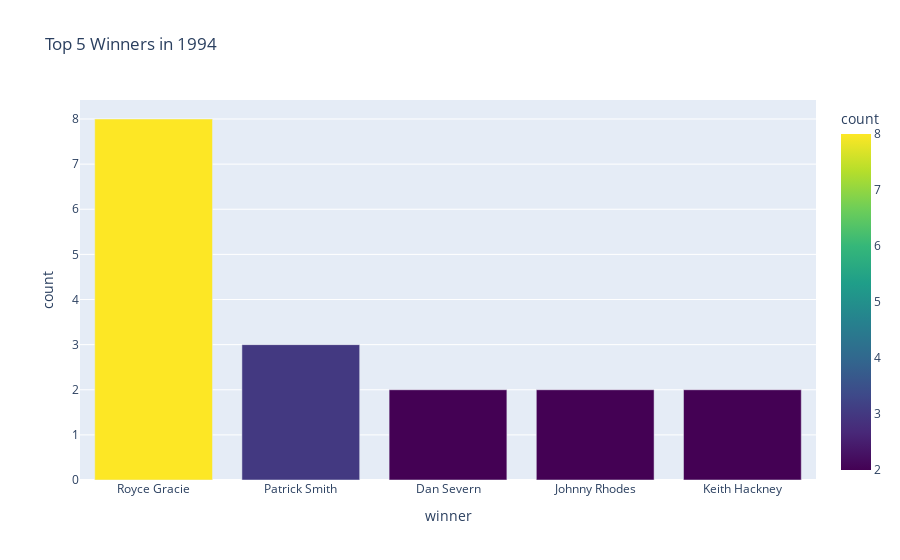
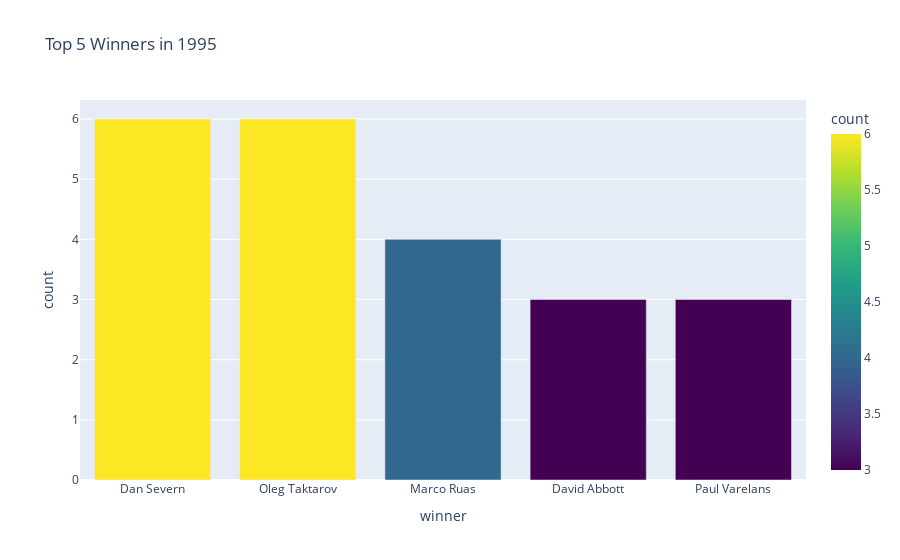
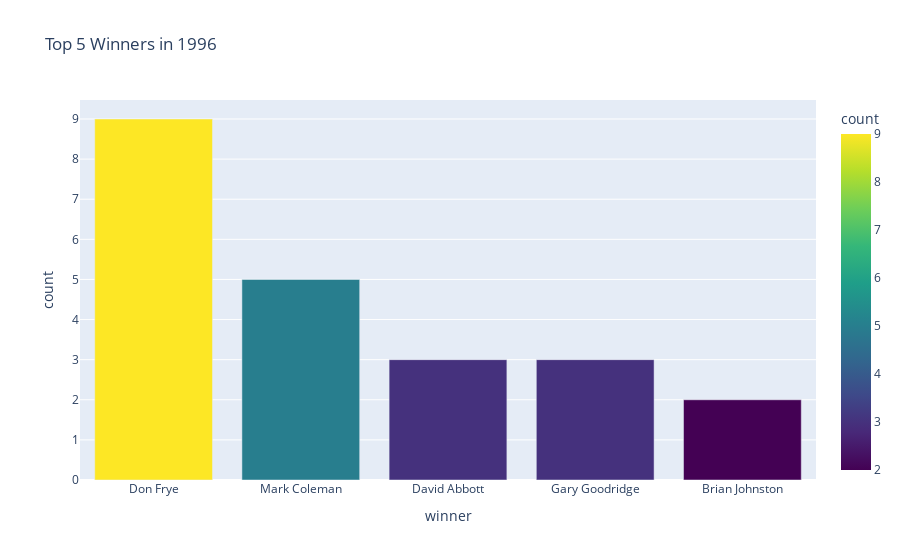
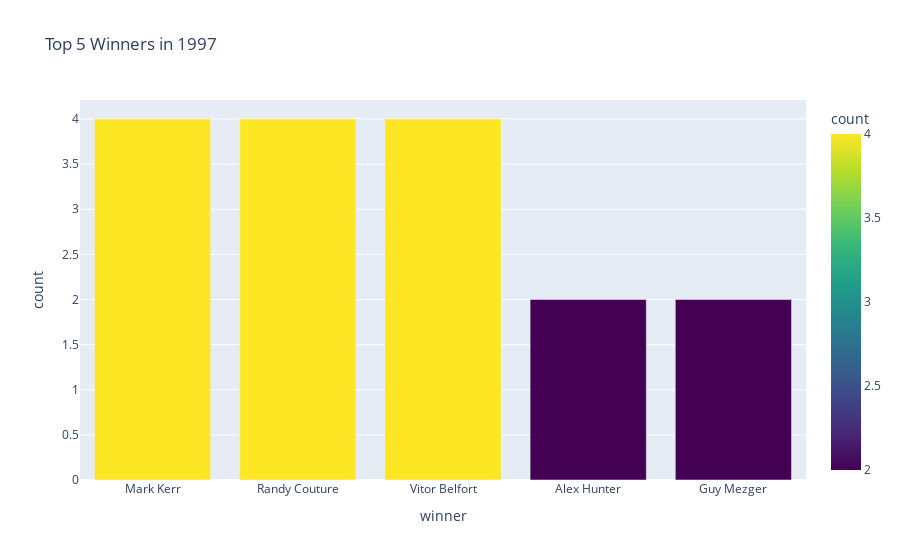

The notebook cell these images were saved under, in order:
### Code cell
import plotly.express as px

for year in top_5_fighter_y_top5['year'].unique():
    year_data = top_5_fighter_y_top5[top_5_fighter_y_top5['year'] == year]

    fig = px.bar(
        year_data,
        x='winner',
        y='count',
        title=f'Top 5 Winners in {year}',
        color='count',
        color_continuous_scale='viridis'
    )

    fig.update_layout(showlegend=False)

    fig.show()

### Figure 1 — Plotly figure (JSON) as saved in the notebook; plotly's stock layout.template omitted (floating-point values rounded to 4 significant figures)
{"data": [{"hovertemplate": "winner=%{x}<br>count=%{marker.color}<extra></extra>", "legendgroup": "", "marker": {"color": [8, 3, 2, 2, 2], "coloraxis": "coloraxis", "pattern": {"shape": ""}}, "name": "", "orientation": "v", "showlegend": false, "textposition": "auto", "type": "bar", "x": ["Royce Gracie", "Patrick Smith", "Dan Severn", "Johnny Rhodes", "Keith Hackney"], "xaxis": "x", "y": [8, 3, 2, 2, 2], "yaxis": "y"}], "layout": {"barmode": "relative", "coloraxis": {"colorbar": {"title": {"text": "count"}}, "colorscale": [[0, "#440154"], [0.1111, "#482878"], [0.2222, "#3e4989"], [0.3333, "#31688e"], [0.4444, "#26828e"], [0.5556, "#1f9e89"], [0.6667, "#35b779"], [0.7778, "#6ece58"], [0.8889, "#b5de2b"], [1, "#fde725"]]}, "legend": {"tracegroupgap": 0}, "showlegend": false, "title": {"text": "Top 5 Winners in 1994"}, "xaxis": {"anchor": "y", "domain": [0, 1], "title": {"text": "winner"}}, "yaxis": {"anchor": "x", "domain": [0, 1], "title": {"text": "count"}}}}

### Figure 2 — Plotly figure (JSON) as saved in the notebook; plotly's stock layout.template omitted (floating-point values rounded to 4 significant figures)
{"data": [{"hovertemplate": "winner=%{x}<br>count=%{marker.color}<extra></extra>", "legendgroup": "", "marker": {"color": [6, 6, 4, 3, 3], "coloraxis": "coloraxis", "pattern": {"shape": ""}}, "name": "", "orientation": "v", "showlegend": false, "textposition": "auto", "type": "bar", "x": ["Dan Severn", "Oleg Taktarov", "Marco Ruas", "David Abbott", "Paul Varelans"], "xaxis": "x", "y": [6, 6, 4, 3, 3], "yaxis": "y"}], "layout": {"barmode": "relative", "coloraxis": {"colorbar": {"title": {"text": "count"}}, "colorscale": [[0, "#440154"], [0.1111, "#482878"], [0.2222, "#3e4989"], [0.3333, "#31688e"], [0.4444, "#26828e"], [0.5556, "#1f9e89"], [0.6667, "#35b779"], [0.7778, "#6ece58"], [0.8889, "#b5de2b"], [1, "#fde725"]]}, "legend": {"tracegroupgap": 0}, "showlegend": false, "title": {"text": "Top 5 Winners in 1995"}, "xaxis": {"anchor": "y", "domain": [0, 1], "title": {"text": "winner"}}, "yaxis": {"anchor": "x", "domain": [0, 1], "title": {"text": "count"}}}}

### Figure 3 — Plotly figure (JSON) as saved in the notebook; plotly's stock layout.template omitted (floating-point values rounded to 4 significant figures)
{"data": [{"hovertemplate": "winner=%{x}<br>count=%{marker.color}<extra></extra>", "legendgroup": "", "marker": {"color": [9, 5, 3, 3, 2], "coloraxis": "coloraxis", "pattern": {"shape": ""}}, "name": "", "orientation": "v", "showlegend": false, "textposition": "auto", "type": "bar", "x": ["Don Frye", "Mark Coleman", "David Abbott", "Gary Goodridge", "Brian Johnston"], "xaxis": "x", "y": [9, 5, 3, 3, 2], "yaxis": "y"}], "layout": {"barmode": "relative", "coloraxis": {"colorbar": {"title": {"text": "count"}}, "colorscale": [[0, "#440154"], [0.1111, "#482878"], [0.2222, "#3e4989"], [0.3333, "#31688e"], [0.4444, "#26828e"], [0.5556, "#1f9e89"], [0.6667, "#35b779"], [0.7778, "#6ece58"], [0.8889, "#b5de2b"], [1, "#fde725"]]}, "legend": {"tracegroupgap": 0}, "showlegend": false, "title": {"text": "Top 5 Winners in 1996"}, "xaxis": {"anchor": "y", "domain": [0, 1], "title": {"text": "winner"}}, "yaxis": {"anchor": "x", "domain": [0, 1], "title": {"text": "count"}}}}

### Figure 4 — Plotly figure (JSON) as saved in the notebook; plotly's stock layout.template omitted (floating-point values rounded to 4 significant figures)
{"data": [{"hovertemplate": "winner=%{x}<br>count=%{marker.color}<extra></extra>", "legendgroup": "", "marker": {"color": [4, 4, 4, 2, 2], "coloraxis": "coloraxis", "pattern": {"shape": ""}}, "name": "", "orientation": "v", "showlegend": false, "textposition": "auto", "type": "bar", "x": ["Mark Kerr", "Randy Couture", "Vitor Belfort", "Alex Hunter", "Guy Mezger"], "xaxis": "x", "y": [4, 4, 4, 2, 2], "yaxis": "y"}], "layout": {"barmode": "relative", "coloraxis": {"colorbar": {"title": {"text": "count"}}, "colorscale": [[0, "#440154"], [0.1111, "#482878"], [0.2222, "#3e4989"], [0.3333, "#31688e"], [0.4444, "#26828e"], [0.5556, "#1f9e89"], [0.6667, "#35b779"], [0.7778, "#6ece58"], [0.8889, "#b5de2b"], [1, "#fde725"]]}, "legend": {"tracegroupgap": 0}, "showlegend": false, "title": {"text": "Top 5 Winners in 1997"}, "xaxis": {"anchor": "y", "domain": [0, 1], "title": {"text": "winner"}}, "yaxis": {"anchor": "x", "domain": [0, 1], "title": {"text": "count"}}}}
